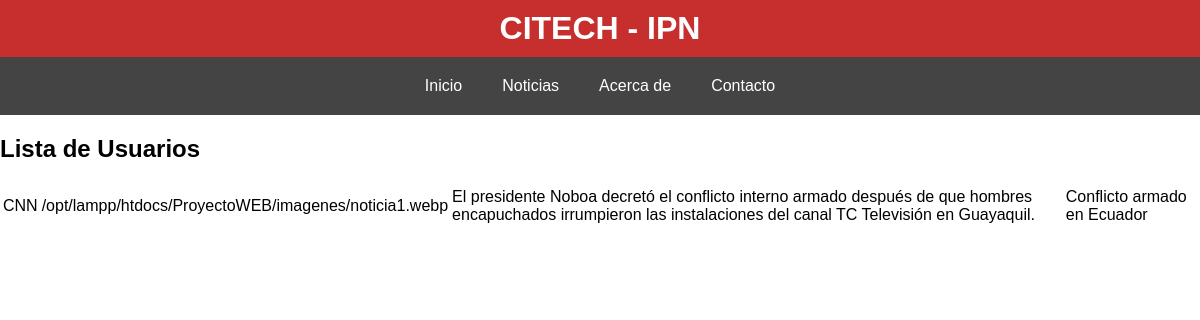
Page /php/noticias.php on the earlier database version.
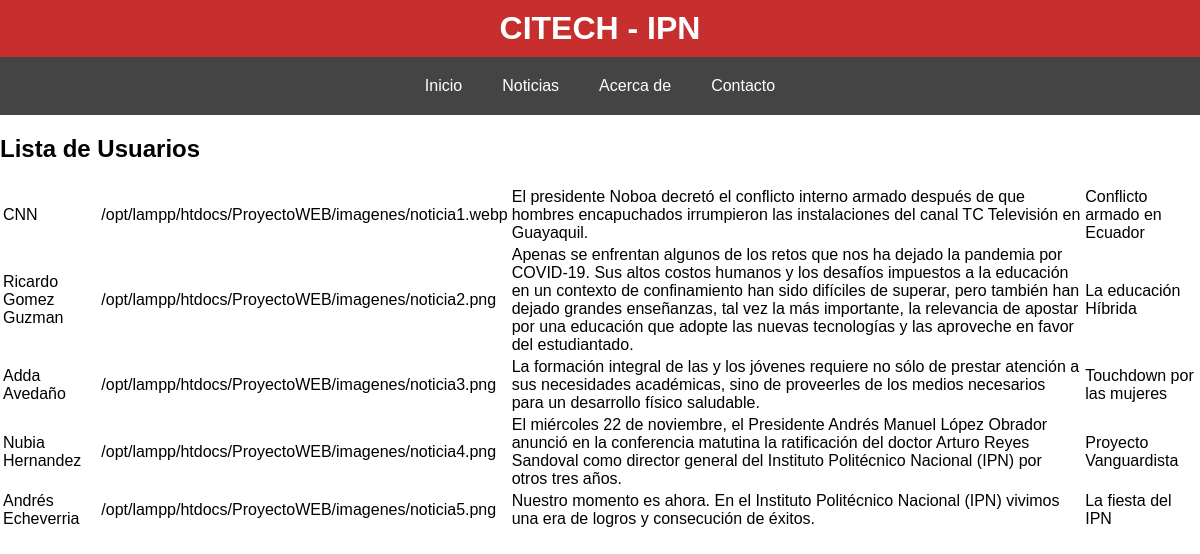
Same page on the later database version.
### tables this page shows
CREATE TABLE `Noticias` (
  `id_noticia` int(20) NOT NULL,
  `autor` varchar(30) NOT NULL,
  `imagen` varchar(300) NOT NULL,
  `texto` varchar(5000) NOT NULL,
  `tituloNot` varchar(30) NOT NULL
);

### php/noticias.php (the view, shortened to what this page needs)
<?php
$host = 'localhost';
$db   = 'ProyectoWEB';
$user = 'root';
$pass = '';
$conexion = new mysqli($host, $user, $pass, $db);
$sql= "SELECT * FROM Noticias";
$stmt=$conexion->prepare($sql);
$stmt->execute();
$dato=$stmt->get_result();
?>
<!DOCTYPE html>
<html lang="es">
<head>
    <link rel = "stylesheet" href="../css/indexCss.css"/>
    <link href="https://unpkg.com/boxicons@2.1.4/css/boxicons.min.css" rel="stylesheet">
</head>
<body>
<header>
    <h1>CITECH - IPN</h1>
</header>
<nav>
    <a href="../html/index.html">Inicio</a>
    <a href="../php/noticias.php">Noticias</a>
    <a href="#about">Acerca de</a>
    <a href="#contacto">Contacto</a>
</nav>
<h2>Lista de Usuarios</h2>
<table>
    <tbody>
        <tr>
        <?php while ($row = $dato->fetch_assoc()): ?>
            <tr>
                <td><?php echo htmlspecialchars($row['autor']); ?></td>
                <td><?php echo htmlspecialchars($row['imagen']); ?></td>
                <td><?php echo htmlspecialchars($row['texto']); ?></td>
                <td><?php echo htmlspecialchars($row['tituloNot']); ?></td>
            </tr>
        <?php endwhile; ?>
        </tr>
    </tbody>
</table>
</body>
</html>

### css/indexCss.css (style rules this page uses)
body { margin: 0; padding: 0; font-family: 'Arial', sans-serif; }
header { background-color: #c72f2f; padding: 10px; text-align: center; }
header h1 { color: #fff; margin: 0; }
nav { display: flex; justify-content: center; background-color: #444; padding: 10px; }
nav a { color: #fff; text-decoration: none; padding: 10px; margin: 0 10px; transition: color 0.3s; }

Differences in the rows shown:
added noticias: autor "Ricardo Gomez Guzman", imagen "/opt/lampp/htdocs/ProyectoWEB/imagenes/noticia2.png", texto "Apenas se enfrentan algunos de los retos que nos ha dejado la pandemia por COVID-19. Sus altos costos humanos y los desafíos impuestos a la educación en un contexto de confinamiento han sido difíciles de superar, pero también han dejado grandes enseñanzas, tal vez la más importante, la relevancia de apostar por una educación que adopte las nuevas tecnologías y las aproveche en favor del estudiantado.", tituloNot "La educación Híbrida"
added noticias: autor "Adda Avedaño", imagen "/opt/lampp/htdocs/ProyectoWEB/imagenes/noticia3.png", texto "La formación integral de las y los jóvenes requiere no sólo de prestar atención a sus necesidades académicas, sino de proveerles de los medios necesarios para un desarrollo físico saludable.", tituloNot "Touchdown por las mujeres"
added noticias: autor "Nubia Hernandez", imagen "/opt/lampp/htdocs/ProyectoWEB/imagenes/noticia4.png", texto "El miércoles 22 de noviembre, el Presidente Andrés Manuel López Obrador anunció en la conferencia matutina la ratificación del doctor Arturo Reyes Sandoval como director general del Instituto Politécnico Nacional (IPN) por otros tres años.", tituloNot "Proyecto Vanguardista"
added noticias: autor "Andrés Echeverria", imagen "/opt/lampp/htdocs/ProyectoWEB/imagenes/noticia5.png", texto "Nuestro momento es ahora. En el Instituto Politécnico Nacional (IPN) vivimos una era de logros y consecución de éxitos.", tituloNot "La fiesta del IPN"
